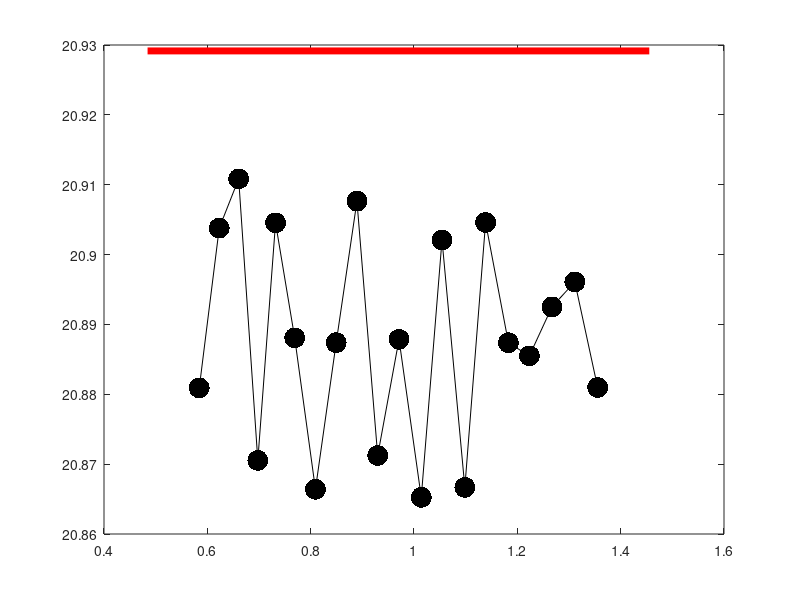

Here is the MATLAB script that generated this plot: (Note: this script raises an error after producing the figure.)
clear

T_bar = 20.929154018932547; % from flux

figure

coordinates = load('isophase_init_conds.txt');
r = coordinates(:,2);

plot([min(r)-0.1 max(r)+0.1], [T_bar T_bar], 'r-', 'LineWidth', 5)
hold on

load isophase_data.mat

plot(r, means_all, 'k.-', 'MarkerSize', 45)
% errorbar(r, means_all, se_all,  'k', 'LineWidth', 10)

coordinates = load('spoke_init_conds.txt');
r = coordinates(:,2);
load spoke_data.mat

plot(r, means_all, 'ksq-', 'MarkerSize', 15, 'MarkerFaceColor', 'k')
% errorbar(r, means_all, se_all,  'k', 'LineWidth', 10)
axis([min(r)-0.1 max(r)+0.1 18 22])
axis square
grid on
x = xlabel('Radial distance from origin r');
y = ylabel('Mean first-return time');
set(x,'Interpreter','latex','fontsize',20)
set(y,'Interpreter','latex','fontsize',20)
set(gca, 'FontSize', 20)

h = legend('Mean period $$\overline{T}$$', 'Isophase', 'Spoke', 'location', 'SouthEast');
set(h,'Interpreter','latex','fontsize',15)

% print('-depsc', 'y-polar-SL-NE-compare')

